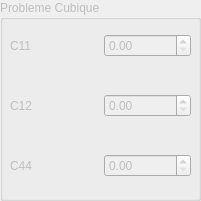
    <widget class="QGroupBox" name="groupBox_8">
     <property name="enabled">
      <bool>false</bool>
     </property>
     <property name="geometry">
      <rect>
       <x>970</x>
       <y>150</y>
       <width>201</width>
       <height>201</height>
      </rect>
     </property>
     <property name="title">
      <string>Probleme Cubique</string>
     </property>
     <widget class="QWidget" name="layoutWidget_12">
      <property name="geometry">
       <rect>
        <x>10</x>
        <y>20</y>
        <width>181</width>
        <height>51</height>
       </rect>
      </property>
      <layout class="QHBoxLayout" name="horizontalLayout_17">
       <item>
        <widget class="QLabel" name="label_18">
         <property name="text">
          <string>C11</string>
         </property>
        </widget>
       </item>
       <item>
        <widget class="QDoubleSpinBox" name="spinBoxC11Probleme">
         <property name="maximum">
          <double>100000000.000000000000000</double>
         </property>
        </widget>
       </item>
      </layout>
     </widget>
     <widget class="QWidget" name="layoutWidget_14">
      <property name="geometry">
       <rect>
        <x>10</x>
        <y>80</y>
        <width>181</width>
        <height>51</height>
       </rect>
      </property>
      <layout class="QHBoxLayout" name="horizontalLayout_18">
       <item>
        <widget class="QLabel" name="label_20">
         <property name="text">
          <string>C12</string>
         </property>
        </widget>
       </item>
       <item>
        <widget class="QDoubleSpinBox" name="spinBoxC12Probleme">
         <property name="maximum">
          <double>100000000.000000000000000</double>
         </property>
        </widget>
       </item>
      </layout>
     </widget>
     <widget class="QWidget" name="layoutWidget_15">
      <property name="geometry">
       <rect>
        <x>10</x>
        <y>140</y>
        <width>181</width>
        <height>51</height>
       </rect>
      </property>
      <layout class="QHBoxLayout" name="horizontalLayout_19">
       <item>
        <widget class="QLabel" name="label_21">
         <property name="text">
          <string>C44</string>
         </property>
        </widget>
       </item>
       <item>
        <widget class="QDoubleSpinBox" name="spinBoxC44Probleme">
         <property name="maximum">
          <double>100000000.000000000000000</double>
         </property>
        </widget>
       </item>
      </layout>
     </widget>
    </widget>
